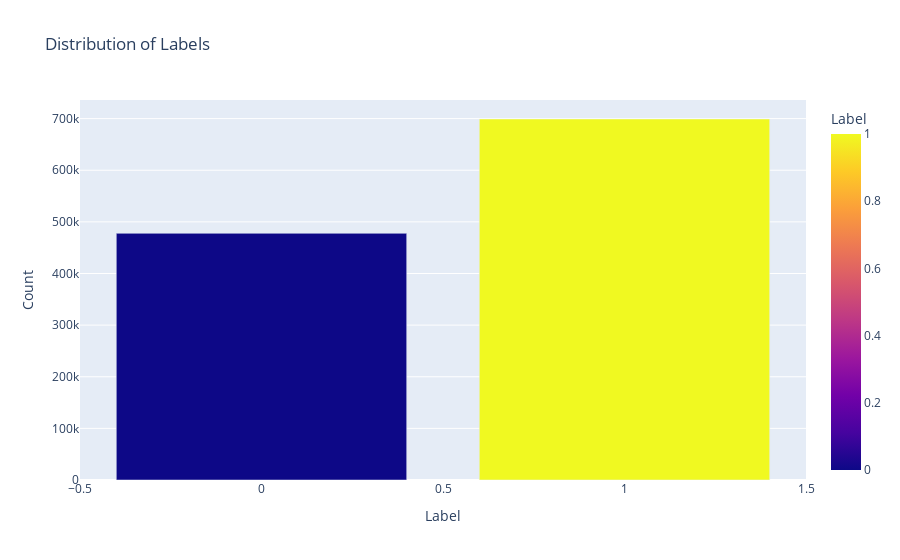

Source (notebook cell):
### Code cell
import plotly.express as px

label_counts = df['label'].value_counts().reset_index()
label_counts.columns = ['label', 'count']  # Rename columns for clarity

fig = px.bar(
    label_counts,
    x='label',
    y='count',
    labels={'label': 'Label', 'count': 'Count'},
    color='label',  # Optional: Different colors for attack and benign
    title='Distribution of Labels'
)

fig.show()

### Figure 1 — Plotly figure (JSON) as saved in the notebook; plotly's stock layout.template omitted (floating-point values rounded to 4 significant figures)
{"data": [{"alignmentgroup": "True", "hovertemplate": "Label=%{marker.color}<br>Count=%{y}<extra></extra>", "legendgroup": "", "marker": {"color": [1, 0], "coloraxis": "coloraxis", "pattern": {"shape": ""}}, "name": "", "offsetgroup": "", "orientation": "v", "showlegend": false, "textposition": "auto", "type": "bar", "x": [1, 0], "xaxis": "x", "y": [699262, 477818], "yaxis": "y"}], "layout": {"barmode": "relative", "coloraxis": {"colorbar": {"title": {"text": "Label"}}, "colorscale": [[0, "#0d0887"], [0.1111, "#46039f"], [0.2222, "#7201a8"], [0.3333, "#9c179e"], [0.4444, "#bd3786"], [0.5556, "#d8576b"], [0.6667, "#ed7953"], [0.7778, "#fb9f3a"], [0.8889, "#fdca26"], [1, "#f0f921"]]}, "legend": {"tracegroupgap": 0}, "title": {"text": "Distribution of Labels"}, "xaxis": {"anchor": "y", "domain": [0, 1], "title": {"text": "Label"}}, "yaxis": {"anchor": "x", "domain": [0, 1], "title": {"text": "Count"}}}}
